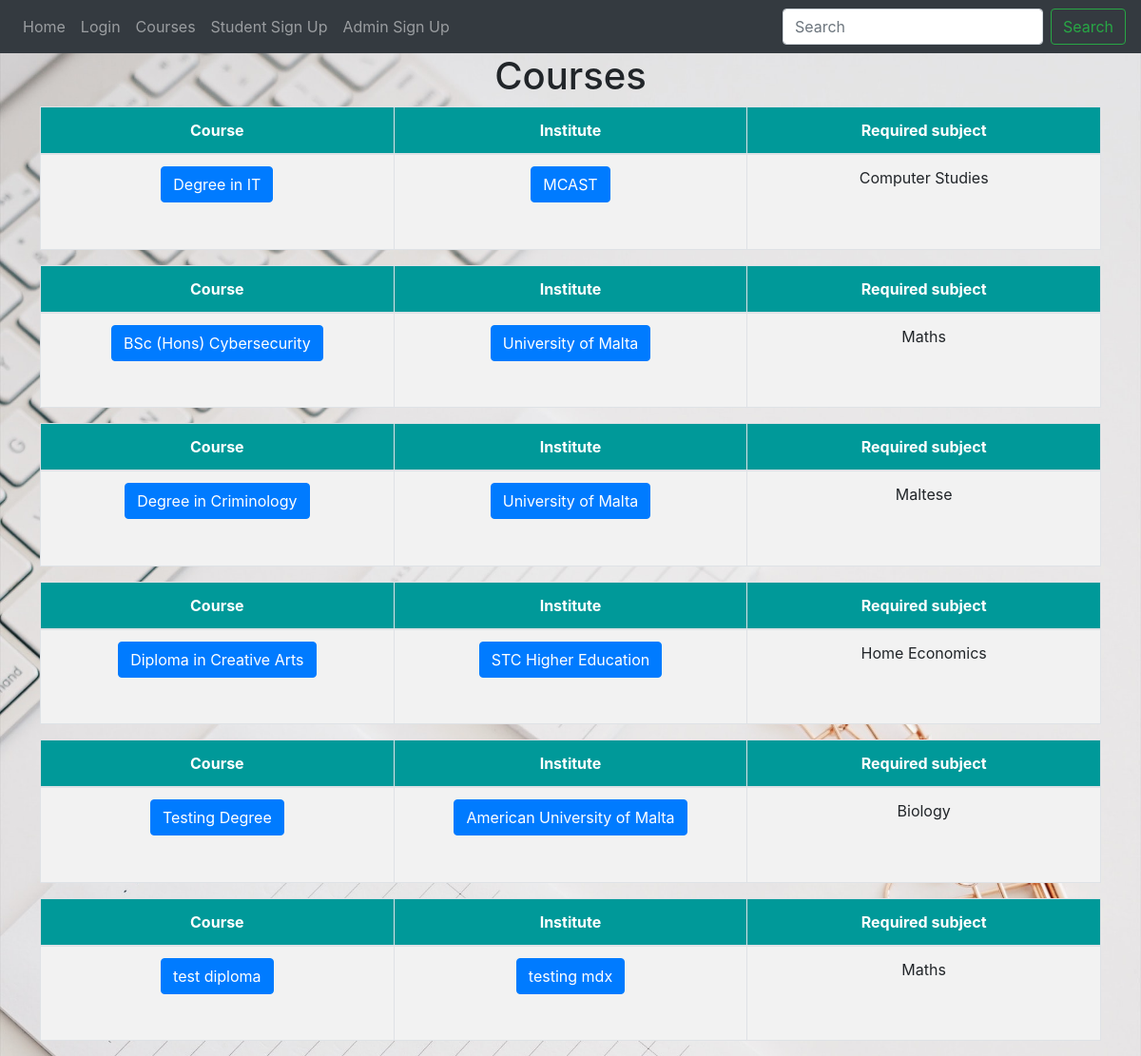
Screenshot of /courses with the database file from the repository.
### website/models.py (models this page shows)
class Courses(db.Model):
    id = db.Column(db.Integer, primary_key=True)
    courseName = db.Column(db.String(300))
    institute = db.Column(db.String(300))
    neededSubject = db.Column(db.String(300))
    about = db.Column(db.String(1000))
    courseimg = db.Column(db.String(1000))
    modules = db.Column(db.String(300))
    careers = db.Column(db.String(300))
    user_id = db.Column(db.Integer, db.ForeignKey('user.id'))

### website/views.py (the view)
@views.route('/courses')
def courses():
    our_courses = Courses.query.order_by(Courses.courseName)
    marks = User
    q = request.args.get('q')
    if q:
        our_courses = Courses.query.filter(Courses.courseName.contains(q) |
        Courses.institute.contains(q) | Courses.neededSubject.contains(q))
    else:
        our_courses = Courses.query.all()
    return render_template("courses.html", our_courses=our_courses, user=current_user, marks=marks)

### website/templates/courses.html (shortened to what this page needs)
{% extends "base.html" %} {% block title %}Courses{% endblock %} {% block content
    %}
    <h1 align="center">Courses</h1>
      {% for our_course in our_courses %}
      <div class="table-responsive">
        <table class="table table-striped table-bordered table-fixed table-hover table-condensed" style="border:0px; " id="myTable3">
          <thead>
            <tr>
              <th width="">Course</th>
              <th width="">Institute</th>
              <th width="">Required subject</th>
            </tr>
          </thead>
          <tbody class="tbody">
            <td>
              <a href="{{ url_for('views.course', id=our_course.id) }}" class="btn btn-primary">{{ our_course.courseName }}</a>
            </td>
            <td>
              <a href="{{ url_for('views.institute', id=our_course.user_id) }}"class="btn btn-primary" >{{ our_course.institute }}</a>
            </td>
            <td>{{ our_course.neededSubject }}</td>
          </tbody>
        </table>
    </div>
    {% endfor %}
    {% endblock %}

### website/templates/base.html (shortened to what this page needs)
<!DOCTYPE html>
<html>
  <head>
    <link
      rel="stylesheet"
      href="https://stackpath.bootstrapcdn.com/bootstrap/4.4.1/css/bootstrap.min.css"
    />
    <link
      rel="stylesheet"
      href="https://stackpath.bootstrapcdn.com/font-awesome/4.7.0/css/font-awesome.min.css"
    />
    <link rel= "stylesheet" type= "text/css" href= "{{ url_for('static',filename='styles.css') }}">
  </head>
  <body>
    <nav class="navbar navbar-expand-lg navbar-dark bg-dark">
      <div class="collapse navbar-collapse" id="navbar">
        <div class="navbar-nav">
          {% if current_user.usertype == 'Student Account' %}
          <a class="nav-item nav-link" id="home" href="/">Home</a>
          <a class="nav-item nav-link" id="myaccount" href="/myaccount">My Account</a>
          <a class="nav-item nav-link" id="courses" href="/courses">Courses</a>
          <a class="nav-item nav-link" id="logout" href="/logout">Logout</a>
          {% else %}
          <a class="nav-item nav-link" id="home" href="/">Home</a>
          <a class="nav-item nav-link" id="login" href="/login">Login</a>
          <a class="nav-item nav-link" id="courses" href="/courses">Courses</a>
          <a class="nav-item nav-link" id="studentsignup" href="/studentsignup">Student Sign Up</a>
          <a class="nav-item nav-link" id="studentsignup" href="/adminsignup">Admin Sign Up</a>
          {% endif %}
        </div>
      </div>
      <form class="form-inline my-2 my-lg-0" method="GET">
        <input class="form-control mr-sm-2"
        type="search" placeholder="Search" name="q">
        <button class='btn btn-outline-success my-2 my-sm-0' type="submit">Search</button>
      </form>
    </nav>
    <div class="container">{% block content %} {% endblock %}</div>
  </body>
</html>

### website/static/styles.css (style rules this page uses)
#myTable3 th { background-color: #009999; color: white; text-align: center; width: 20%; }
#myTable3 tbody { height: 100px; overflow: auto; text-align: center; background-color: white; }
body { background: url(background.jpg); background-size:cover; background-repeat:no-repeat; }
.container, .container-fluid, .container-xxl, .container-xl, .container-lg, .container-md, .container-sm { width: 100%; padding-right: var(--bs-gutter-x, 0.75rem); padding-left: var(--bs-gutter-x, 0.75rem); margin-right: auto; margin-left: auto; }
@media (min-width: 576px) { .container-sm, .container { max-width: 540px; } }
@media (min-width: 768px) { .container-md, .container-sm, .container { max-width: 720px; } }
@media (min-width: 992px) { .container-lg, .container-md, .container-sm, .container { max-width: 960px; } }
@media (min-width: 1200px) { .container-xl, .container-lg, .container-md, .container-sm, .container { max-width: 1140px; } }

### rows the page displays
Courses: courseName "Degree in IT", institute "MCAST", neededSubject "Computer Studies"
Courses: courseName "BSc (Hons) Cybersecurity", institute "University of Malta", neededSubject "Maths"
Courses: courseName "Degree in Criminology", institute "University of Malta", neededSubject "Maltese"
Courses: courseName "Diploma in Creative Arts", institute "STC Higher Education", neededSubject "Home Economics"
Courses: courseName "Testing Degree", institute "American University of Malta", neededSubject "Biology"
Courses: courseName "test diploma", institute "testing mdx", neededSubject "Maths"
